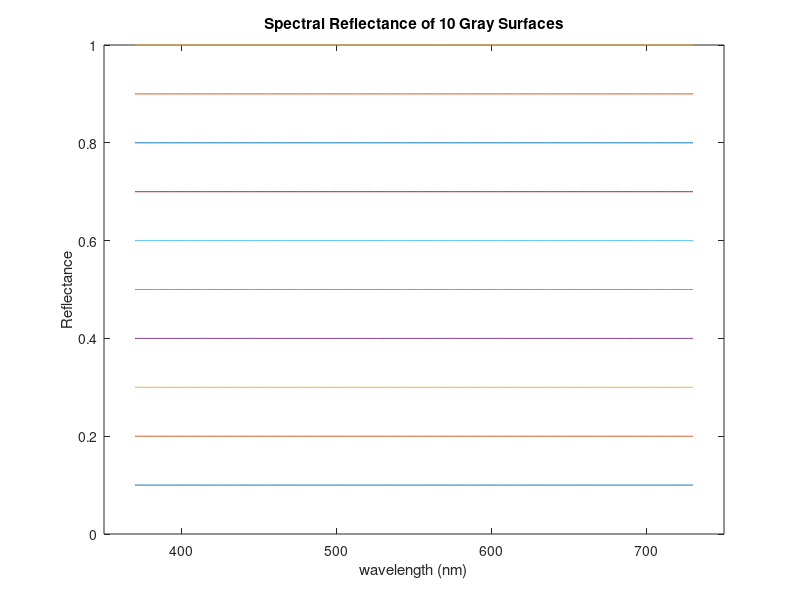

The MATLAB script that drew this image: (Note: this script raises an error after producing the figure.)
%t_Metrics
% Color metrics tutorial
% 
% Class:     Psych 221/EE 362
% Tutorial:  Color metrics
% Author:    Wandell
% Purpose:   Introduce CIELAB metric and some of its uses.
% Date:      01.12.98	
% Revised:   05.03.99 by Michael Bax
% Checked:   Matlab 7, GN, BW, 2006
% Duration:  30 minutes
% 
% PURPOSE:
% 
%    The purpose of this tutorial is to explore some of the
%    properties of the CIELAB color metric.  In this tutorial, you will
% 
%   * calculate CIELAB values for some simple surfaces and lights  
%   * plot the relationship between linear intensity values and L*
%   * render CIELAB values on the screen
%   * calculate delta E values in a simple example
% 
% 
%%%%%%%%%%%%%%%%%%%%%%%%%%%%%%%%%%%%%%%%%%%%%%%%%%%%%%%%%%%%%%%%%%%%%%%%

% Change the matlab process so that it is executing from inside
% the tutorials directory.  This will make my life easier, and
% thus it will make your life easier. 

% We begin with an examination of some of the properties of the
% CIELAB color metric.  This metric is designed to help predict
% the discriminability between spatially uniform targets.

% Let's assume we have a set of gray surfaces whose reflectance
% functions are linearly scaled with respect to one another.
wavelength = 370:730;
graySurfaces = ones(361,10)*diag([.1:.1:1]);
plot(wavelength,graySurfaces)
set(gca,'xlim',[350 750]);
xlabel('wavelength (nm)'); ylabel('Reflectance')
title('Spectral Reflectance of 10 Gray Surfaces');

% Load a light source.  65 refers to the color
% temperature, namely 6500 deg Kelvin.  This is a slightly bluish
% appearing light source.

lgt = vcReadSpectra('d65',wavelength);

% Illuminate the surfaces with the light source and plot the
% resulting scattered light 
% 
graySPD = diag(lgt)*graySurfaces;
plot(wavelength,graySPD)
set(gca,'xlim',[350 750]);
xlabel('wavelength (nm)'); ylabel('Relative intensity')
title('Spectral power distribution of light reflected from gray surfaces');

% Compute their XYZ values
XYZ = vcReadSpectra('XYZ',wavelength);
% Added 01-06-2005 PC
grayXYZ = XYZ'*graySPD

% Remember:  the Y value of a white surface is always 100, so we
% must scale the results by the Y value of the white surface,
% appropriately.  The second row is Y, and the tenth surface is white.

grayXYZ = grayXYZ * 100 / grayXYZ(2,10)

% To compute the CIELAB values, we will need to use the XYZ values
% of the white surface.  So, let's save them in a special
% variable. 

whiteXYZ = grayXYZ(:,10)

% Notice that the Y values of these 10 surfaces are linearly
% spaced.  That is because Y is a linear computation from the
% SPD.  The X and Z values are linear, too (not shown).

figure;
plot(1:10, grayXYZ(2,:),'o',1:10,grayXYZ(2,:),'-')
xlabel('Surface number'); ylabel('Y value')
title('Y values of linearly-spaced reflectances');

% Here are the gray surfaces plotted in the 3-dimensional XYZ color space:
figure;
plot3(grayXYZ(1,:), grayXYZ(2,:), grayXYZ(3,:),'o',...
    grayXYZ(1,:), grayXYZ(2,:), grayXYZ(3,:),'-');
xlabel('X'); ylabel('Y'); zlabel('Z');
title('Linearly-spaced gray reflectances in XYZ color space');
grid on;

% Next, let's convert these values to LAB values.  We call the
% routine xyz2lab.  You should take a look at the routine to see
% what it does by invoking "type xyz2lab"

grayLAB = xyz2lab( grayXYZ.', whiteXYZ.' ).'

% Let's plot the L* values of these gray surfaces.  This set of values is
% not linearly related to the surface reflectance functions.  Rather, they
% are related by a cube root function.
figure;
plot(1:10,grayLAB(1,:),'o',1:10,grayLAB(1,:),'-');
xlabel('Surface number');ylabel('L* value')
title('L* values of surfaces with linearly-spaced reflectances');

% Again, we plot in 3 dimensions for LAB space.  Notice that the a* and b* 
% coordinates are zero for the gray series.
figure;
plot3(grayLAB(2,:), grayLAB(3,:), grayLAB(1,:),'o',...
    grayLAB(2,:), grayLAB(3,:), grayLAB(1,:),'-');
xlabel('a*'); ylabel('b*'); zlabel('L*');
title('Linearly-spaced gray reflectances in LAB color space');
grid on; axis([ -10 10 -10 10 0 100]);

% Also, let's examine the chromaticity coordinates of these various
% surfaces.  Remember that the chromaticity coordinates represent only two
% of the three dimensions.  In this case, the surfaces all share a common
% "shape" spectral power distribution, and they differ only by a scale
% factor.  So, the surfaces will have the same chromaticity coordinates.
grayxy = chromaticity(grayXYZ')'


%%%%%% %%%%%% %%%%%% %%%%%% %%%%%% %%%%%% %%%%%% %%%%%% %%%%%% 
%  
%  Creating and rendering the Lab values
%
%%%%%% %%%%%% %%%%%% %%%%%% %%%%%% %%%%%% %%%%%% %%%%%% %%%%%% 

% The a* and b* describe aspects of the hue and saturation of the
% targets For the gray series, the values of a* and b* (the 2nd
% and third rows of grayLAB) are all near zero.  Next, we use the
% methods we developed in the ColorMatching tutorial to create
% new Lab values and render them on the screen.
% 

% Let's make a list of Lab values that are the same as the gray
% values, but that systematically vary the a* range.
% 

nChips = size(grayLAB,2);
aRamp = ieScale(1:nChips,-30,30);
varyAstarLAB = zeros([3, nChips]);
varyAstarLAB(1,:) = 70;    % L
varyAstarLAB(2,:) = aRamp; % A = linear ramp
varyAstarLAB(3,:) = 0; 
varyAstarLAB

% To see what these Lab values look like, we will (a) convert the
% Lab values into XYZ values, (b) guess about your screen
% phosphors and gamma to render these XYZ values.  The techniques
% we use here are the same as in the ColorMatching.m tutorial.

% First, use this function to invert the LAB values to XYZ
% values.  Notice that we need to know the white point, whiteXYZ.

varyXYZ = lab2xyz(varyAstarLAB',whiteXYZ)'

% Stop for just a moment to see how varying the value of a*
% changes the chromaticity values.  Using the XYZ values, we can
% calculate the chromaticity values.  Notice that as we vary a*
% the chromaticity values move along a simple path.
varyxy = chromaticity(varyXYZ')';
figure; 
plot(varyxy(1,:),varyxy(2,:),'o'); hold on
xlabel('x-chromaticity'),ylabel('y-chromaticity')
title('xy chromaticity of the A* color series');

% Let's see where the chromaticity point of white is.
% 

whitexy = chromaticity(whiteXYZ')'
plot(whitexy(1),whitexy(2),'k*'); hold off

% To render these XYZ values we must load up some calibration
% information about your monitor.  Because I have no idea what
% monitor you are using -- this is a general problem for the
% industry -- I am going to just make a guess and use a standard
% set of monitor values.

load cMatch/monitor; comment
load cMatch/monitorGam

% Let's get the XYZ color matching functions.  We will need them.

XYZ = vcReadSpectra('XYZ',wavelength);

% Now, compute the transformations from XYZ to linear rgb and
% back for this monitor 

rgb2xyz = XYZ'*phosphors;
xyz2rgb = inv(rgb2xyz);

% Then, compute the linear rgb values for the collection of
% surface colors we have designed.  There is a free scalar in the
% calculation corresponding to the intensity of the light
% source. Because white is the maximum value, let's scale the
% color map entries so that the linear rgb values for white are
% all within range (i.e., less than 1.0).

whiteRGB = (xyz2rgb*whiteXYZ)'
whiteMax = max(whiteRGB)

varyRGB = (xyz2rgb*varyXYZ);
varyRGB = varyRGB/whiteMax;

% Use the routine:
invGamTable = mkInvGammaTable(monitorGam,1000);
relativeIntensity = [1:length(invGamTable)]/length(invGamTable);
plot(relativeIntensity,invGamTable)
xlabel('Intensity (relative)'); ylabel('Digital value')
title('Gamma Table');
grid on

fbRGB = round(dac2rgb(varyRGB',invGamTable))

% We show the image as an indexed image.  We make a list of
% entries (1:N) for the nChip colors and we assign each entry the
% frame buffer values we have computed.  
figure(1);
mp = fbRGB/255; img = 1:nChips; image(img), colormap(mp)
title('Image of A* Ramp (approximate)');
axis off

% Let's make a similar picture as we vary the b* dimension.
% Because we have various bits of information loaded up already,
% we can compute a little more quickly.  

% Create the varyBstar values
%
varyBstar(1,:) = 70*ones(1,nChips); % L
varyBstar(2,:) = zeros(1,nChips);   % A*
varyBstar(3,:) = aRamp;             % B*

% Convert Lab to XYZ values

varyXYZ = lab2xyz(varyBstar',whiteXYZ)'

% Convert the XYZ to linear rgb

varyRGB = xyz2rgb*varyXYZ
varyRGB = varyRGB/whiteMax;

% Convert the linear rgb to frame buffer values

fbRGB = round(dac2rgb(varyRGB',invGamTable))

% Make a picture
figure,
mp = fbRGB/255; img = 1:size(fbRGB,1); image(img), colormap(mp)
title('Image of B* Ramp (approximate)');
axis off


% By the way: do you see a visual illusion in these images?  The
% non-constant edges (the stimulus is constant) are called
% colored Mach Bands.


%%%%%%%%%%%%%%%%%%%%%%%%%%%%%%%%%%%%%%%%%%%%%%%%%%%%%% 
% 
% The Delta Eab value
% 
%%%%%%%%%%%%%%%%%%%%%%%%%%%%%%%%%%%%%%%%%%%%%%%%%%%%%% 

% A central purpose in creating the CIELAB Metric is to be able
% to measure the perceived difference between pairs of lights
% (when the lights are not too dissimilar).

% Create a simple XYZ difference.  Specifically, this difference is 5
% units of Y.  We will add this difference into all of the gray series.
% Notice that we add the same difference to every one of the gray chips.
deltaXYZ = zeros(size(grayXYZ)); 
deltaXYZ(2,:) = (whiteXYZ(2)/20);
deltaXYZ

% Measure the Lab differences between the original grayXYZ and these 
% values with the constant difference (deltaXYZ) added into each gray chip.
% 
lab1 = xyz2lab( grayXYZ.', whiteXYZ.' ).';
lab2 = xyz2lab( ( grayXYZ + deltaXYZ ).', whiteXYZ.' ).';
diffLAB = lab1 - lab2;

% To see the LAB values in three space for the grayXYZ series and the one
% separated by deltaXYZ, use this code.  It shows the series of LAB values
% of the two different sets, separated by a constant difference.
%
figure; plot3(lab1(2,:),lab1(3,:),lab1(1,:),'-o',...
    lab2(2,:),lab2(3,:),lab2(1,:),'-*')

for ii=1:size(lab1,2);
    hold on;
    plot3([lab1(2,ii); lab2(2,ii)], ...   % A;egmoqs
        [lab1(3,ii); lab2(3,ii)], ... % B
        [lab1(1,ii); lab2(1,ii)], 'k--'); % L
end
hold off; grid on;
zlabel('L*'), xlabel('A*');, ylabel('B*')
title('LAB value of the equally spaced gray chips')
legend('Orig', 'Orig+diff', 'Location','NorthEast');

% Now we can compute the magnitude of these differences, which is
% called delta Eab.
% 
nChips = size(grayXYZ,2)
for i=1:nChips
  dEab(i) = norm( diffLAB(:,i));   
end

% Recall that the deltaXYZ is the same at all these levels.  But,
% the delta Eab varies because we are more sensitive at lower
% intensity levels than at high one.  So, the delta Eab value for
% at the dark chips is much larger than the delta Eab value
% for the light chips.
%
% (Note that this is a simplified version of the information
%  in the 3D plot above.)
%
figure; plot(grayXYZ(2,:),dEab,'-o')
xlabel('Chip Y level'); ylabel('Delta E'); 
title('dE values for a constant Y difference')
grid on

% End of tutorial

%%% BEGIN TUTORIAL QUESTIONS -- 
%
% Question 1:  
% Suppose you had to choose a set of gray reflectances that are equally
% spaced in LAB coordinates.  How would you choose the reflectance levels of the
% gray series?  Explain this qualitatively, based on the CIELAB metric
% formula (See Color Appearance Lecture Notes).
%
% Question 2:
% Is visual sensitivity greater for distinguishing the mean reflectance
% of dark surfaces or light surfaces?  Justify your answer using the CIELAB
% formula. (See Color Appearance Lecture Notes).
%
% Question 3: 
% Suppose we measure the XYZ values of each of a pair of lights.  
% According to the CIELAB metric, what other values must we measure before
% we can predict the discriminability of these lights?  What basic
% processes in the visual system do these other values represent?
%
% Question 4:
% Set the white point to whiteXYZ = [100,100,100]; 
% Consider the point pXYZ = [50,100,100];
% What is the delta E spacing between pXYZ and another point that differs
% by 5 units in each principal direction (e.g., [55,100,100])?
%
% Question 5: USING CIELAB TO COMPARE IMAGES
%
% Define the colors 
%  yellowRGB = [1.0 1.0 0.0] 
%  blueRGB = [0.25 0.625 1.0]
%  greenRGB = [0.625, 0.8125, 0.5]
%
% a) Compute the XYZ values for these colors when displayed on our 
% standard (linear) monitor (i.e., ignore gamma correction).
%
% b) Compute the LAB values for these colors for a white point of 
%    whiteXYZ = [95 100 108]
%
% Change the white point to whiteXYZ = [108 100 95] and compute the LAB
% values again. Does the white point have a big effect?  Does changing the
% white point have the same effect on L, a* and b*?
%
% c) Using the original white point whiteXYZ = [95 100 108], compute the
% delta E difference between each combination of the three colors
% (yellowRGB ...). Based on these results, which pair of colors is most
% dissimilar? 
%
% d) Use the following code to generate three images imYB1, imYB2, and imG.
% (Do not submit these images, but you may describe what you see.)
%
%         imw = 128;
%         imYB1 = repmat(reshape(yellowRGB,1,1,3), [256 imw]);
%         ss = 1;
%         for ii = 1:ss
%             imYB1(ii:(2*ss):256, :, :) = ...
%                 repmat(reshape(blueRGB,1,1,3), [256/ss/2 imw]);
%         end
%         imYB2 = repmat(reshape(yellowRGB,1,1,3), [256 imw]);
%         ss = 16;
%         for ii = 1:ss
%             imYB2(ii:(2*ss):256, :, :) = ...
%                 repmat(reshape(blueRGB,1,1,3), [256/ss/2 imw]);
%         end
% 
%         imG = repmat(reshape(greenRGB,1,1,3), [256, imw]);
%
% Measure the delta E difference between imYB1 and imG, and the difference
% between imYB2 and imG, and compare these values.  Define the difference
% between two images to be the average delta E difference across all
% pixels.  (Use the white point whiteXYZ = [95 100 108]).
%
% Hints: 
% - You may find the command
%   imdata = reshape(im, size(im,1)*size(im,2),3);
% useful for transforming an m x n x 3 image into an (m*n) x 3 matrix of 
% pixels.
%
% - You can use xyz2lab to convert XYZ data to LAB data in bulk.
% xyz2lab may take an nx3 matrix of XYZ values to LAB values 
% (where each row is an XYZ color vector).
%
% e) View the images side by side and compare them.  Notice that the
% average delta E of (imYB1 vs imG) and of (imYB2 vs imG) do not agree
% with the appearance similarity. Explain why you think the appearance and
% delta E values diverge. Suggest a way to improve the CIELAB metric so it
% more accurately reflects the perceived difference.
%
%%% END TUTORIAL QUESTIONS -- 




